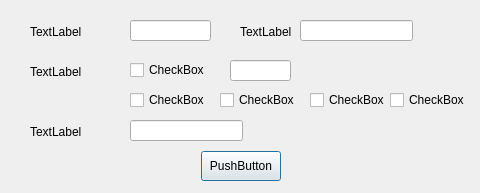
<?xml version="1.0" encoding="UTF-8"?>
<ui version="4.0">
 <class>AlterTableDialog</class>
 <widget class="QDialog" name="AlterTableDialog">
  <property name="geometry">
   <rect>
    <x>0</x>
    <y>0</y>
    <width>480</width>
    <height>193</height>
   </rect>
  </property>
  <property name="windowTitle">
   <string>Dialog</string>
  </property>
  <widget class="QLabel" name="npswdLabel">
   <property name="geometry">
    <rect>
     <x>30</x>
     <y>120</y>
     <width>90</width>
     <height>24</height>
    </rect>
   </property>
   <property name="minimumSize">
    <size>
     <width>90</width>
     <height>24</height>
    </size>
   </property>
   <property name="text">
    <string>TextLabel</string>
   </property>
  </widget>
  <widget class="QCheckBox" name="checkBox_3">
   <property name="geometry">
    <rect>
     <x>220</x>
     <y>90</y>
     <width>85</width>
     <height>20</height>
    </rect>
   </property>
   <property name="text">
    <string>CheckBox</string>
   </property>
  </widget>
  <widget class="QWidget" name="layoutWidget">
   <property name="geometry">
    <rect>
     <x>0</x>
     <y>150</y>
     <width>481</width>
     <height>32</height>
    </rect>
   </property>
   <layout class="QHBoxLayout" name="horizontalLayout">
    <item>
     <spacer name="horizontalSpacer_4">
      <property name="orientation">
       <enum>Qt::Horizontal</enum>
      </property>
      <property name="sizeHint" stdset="0">
       <size>
        <width>40</width>
        <height>20</height>
       </size>
      </property>
     </spacer>
    </item>
    <item>
     <widget class="QPushButton" name="pushButton">
      <property name="minimumSize">
       <size>
        <width>60</width>
        <height>0</height>
       </size>
      </property>
      <property name="maximumSize">
       <size>
        <width>90</width>
        <height>30</height>
       </size>
      </property>
      <property name="text">
       <string>PushButton</string>
      </property>
     </widget>
    </item>
    <item>
     <spacer name="horizontalSpacer_5">
      <property name="orientation">
       <enum>Qt::Horizontal</enum>
      </property>
      <property name="sizeHint" stdset="0">
       <size>
        <width>40</width>
        <height>20</height>
       </size>
      </property>
     </spacer>
    </item>
   </layout>
  </widget>
  <widget class="QLabel" name="pswdLabel">
   <property name="geometry">
    <rect>
     <x>240</x>
     <y>20</y>
     <width>76</width>
     <height>24</height>
    </rect>
   </property>
   <property name="minimumSize">
    <size>
     <width>76</width>
     <height>24</height>
    </size>
   </property>
   <property name="text">
    <string>TextLabel</string>
   </property>
  </widget>
  <widget class="QCheckBox" name="checkBox_2">
   <property name="geometry">
    <rect>
     <x>130</x>
     <y>90</y>
     <width>85</width>
     <height>20</height>
    </rect>
   </property>
   <property name="text">
    <string>CheckBox</string>
   </property>
  </widget>
  <widget class="QLineEdit" name="pswdLine">
   <property name="geometry">
    <rect>
     <x>300</x>
     <y>20</y>
     <width>113</width>
     <height>21</height>
    </rect>
   </property>
  </widget>
  <widget class="QCheckBox" name="checkBox_1">
   <property name="geometry">
    <rect>
     <x>130</x>
     <y>60</y>
     <width>85</width>
     <height>20</height>
    </rect>
   </property>
   <property name="text">
    <string>CheckBox</string>
   </property>
  </widget>
  <widget class="QLineEdit" name="amountLine">
   <property name="geometry">
    <rect>
     <x>230</x>
     <y>60</y>
     <width>61</width>
     <height>21</height>
    </rect>
   </property>
  </widget>
  <widget class="QCheckBox" name="checkBox_4">
   <property name="geometry">
    <rect>
     <x>310</x>
     <y>90</y>
     <width>85</width>
     <height>20</height>
    </rect>
   </property>
   <property name="text">
    <string>CheckBox</string>
   </property>
  </widget>
  <widget class="QLabel" name="alterLabel">
   <property name="geometry">
    <rect>
     <x>30</x>
     <y>60</y>
     <width>57</width>
     <height>24</height>
    </rect>
   </property>
   <property name="minimumSize">
    <size>
     <width>36</width>
     <height>24</height>
    </size>
   </property>
   <property name="text">
    <string>TextLabel</string>
   </property>
  </widget>
  <widget class="QLineEdit" name="npswdLine">
   <property name="geometry">
    <rect>
     <x>130</x>
     <y>120</y>
     <width>113</width>
     <height>21</height>
    </rect>
   </property>
  </widget>
  <widget class="QLineEdit" name="nameLine">
   <property name="geometry">
    <rect>
     <x>130</x>
     <y>20</y>
     <width>81</width>
     <height>21</height>
    </rect>
   </property>
  </widget>
  <widget class="QLabel" name="nameLabel">
   <property name="geometry">
    <rect>
     <x>30</x>
     <y>20</y>
     <width>70</width>
     <height>24</height>
    </rect>
   </property>
   <property name="minimumSize">
    <size>
     <width>70</width>
     <height>24</height>
    </size>
   </property>
   <property name="text">
    <string>TextLabel</string>
   </property>
  </widget>
  <widget class="QCheckBox" name="checkBox_5">
   <property name="geometry">
    <rect>
     <x>390</x>
     <y>90</y>
     <width>85</width>
     <height>20</height>
    </rect>
   </property>
   <property name="text">
    <string>CheckBox</string>
   </property>
  </widget>
 </widget>
 <resources/>
 <connections/>
</ui>
